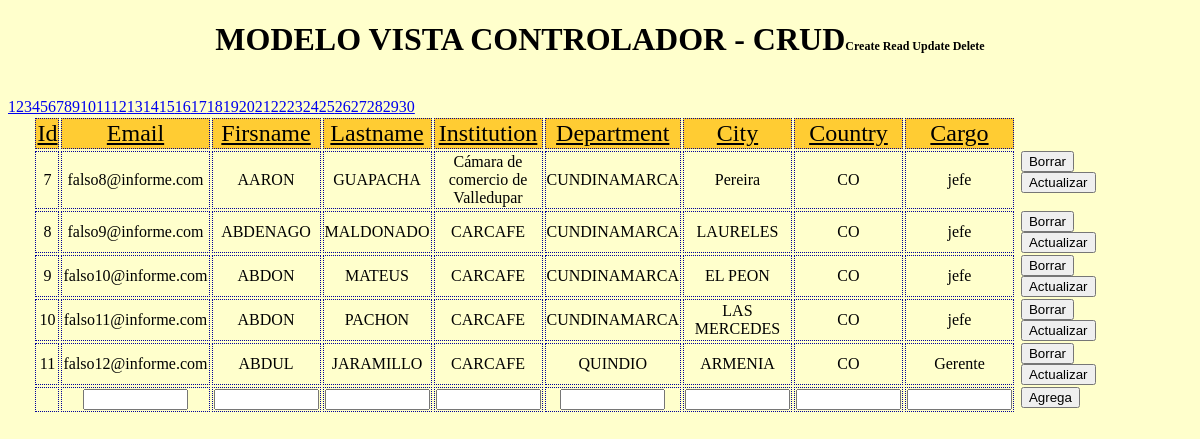
The app's page /MVC/Index.php?pagina=2 with its own data.
### tables this page shows
CREATE TABLE `usuarios_plataforma` (
  `Id` int(5) NOT NULL,
  `email` varchar(20) DEFAULT NULL,
  `firstname` varchar(30) DEFAULT NULL,
  `lastname` varchar(21) DEFAULT NULL,
  `institution` varchar(32) DEFAULT NULL,
  `department` varchar(12) DEFAULT NULL,
  `city` varchar(18) DEFAULT NULL,
  `country` varchar(2) DEFAULT NULL,
  `profile_field_Cargo` varchar(33) DEFAULT NULL
);

### MVC/Controler/Personas_Controlador.php (called while the page is built, shortened)
<?php
	require_once("Model/Personas_Model.php");
	class Controller{
    public function Index(){
        require_once("View/Personas_View.php");
    }
}
?>

### MVC/Model/Personas_Model.php (called while the page is built, shortened)
<?php
	class Personas_Model{
		private $conexion_db;
		private $usuarios;
		public function __construct(){
			require_once("Model/conectar.php");
			$this->conexion_db=conectar::conexion();
			$this->usuarios=array();
		}
		public function get_Usuarios(){
			require ("paginacion.php");
			$SQL=$this->conexion_db->query("SELECT * FROM USUARIOS_PLATAFORMA LIMIT $empezar_desde, $tamano_paginas");
			while($fila=$SQL->fetch(PDO::FETCH_ASSOC)){
				$this->usuarios[]=$fila;
			}
			return $this->usuarios;
		}
	}
?>

### MVC/Model/conectar.php (called while the page is built)
<?php
	class Conectar{
		public static function conexion(){
			try{
				$conexion=new PDO('mysql:host=localhost; dbname=pruebas', 'root', '');
				$conexion->setAttribute(PDO:: ATTR_ERRMODE, PDO::ERRMODE_EXCEPTION);
				$conexion->exec("SET CHARACTER SET UTF8");
				}catch(Exceptiom $e){
					die("Error:" . $e->getMessage());
					echo "Linea de error: " . $e->getLine();
					}
			return $conexion;
		}
	}
?>

### MVC/View/Personas_View.php (the view, shortened to what this page needs)
<!doctype html>
<html>
<head>
<link rel="stylesheet" type="text/css" href="estilos.css">
</head>
<body>
<?php  require("model/paginacion.php");
?>
<Form action="Controler/Personas_Controlador" method="get">
  <table width="50%" border="0" align="center">
    <tr >
      <td class="primera_fila">Id</td>
      <td class="primera_fila">Email</td>
      <td class="primera_fila">Firsname</td>
      <td class="primera_fila">Lastname</td>
      <td class="primera_fila">Institution</td>
      <td class="primera_fila">Department</td>
      <td class="primera_fila">City</td>
      <td class="primera_fila">Country</td>
      <td class="primera_fila">Cargo</td>
      <td class="sin">&nbsp;</td>
      <td class="sin">&nbsp;</td>
      <td class="sin">&nbsp;</td>
      <td class="sin">&nbsp;</td>
      <td class="sin">&nbsp;</td>
      <td class="sin">&nbsp;</td>
      <td class="sin">&nbsp;</td>
      <td class="sin">&nbsp;</td>
      <td class="sin">&nbsp;</td>
    </tr>
   	<?php
    foreach($this->model->get_Usuarios() as $usuario):?>
    <tr>
      <td><?php echo $usuario['Id']?></td>
      <td><?php echo $usuario["email"]?></td>
      <td><?php echo $usuario["firstname"]?></td>
      <td><?php echo $usuario["lastname"]?></td>
      <td><?php echo $usuario["institution"]?></td>
      <td><?php echo $usuario["department"]?></td>
      <td><?php echo $usuario["city"]?></td>
      <td><?php echo $usuario["country"]?></td>
      <td><?php echo $usuario["profile_field_Cargo"]?></td>
      <td class='bot'><a  onclick="javascript:return confirm('¿Seguro de eliminar este registro?');"
          href="?c=USUARIOS_PLATAFORMA&a=borrar&Id=<?php echo $usuario["Id"] ?>">
          <input type='button' name='delete' id='delete' value='Borrar'></a>
      </td>
      <td class='bot'><a  onclick="javascript:return confirm('editar usuario');"
          href="?c=USUARIOS_PLATAFORMA&a=Crud&email=<?php echo $usuario["email"] ?> & firstname=<?php echo $usuario["firstname"]?>
          & lastname=<?php echo $usuario["lastname"]?>& institution=<?php echo $usuario["institution"]?>& department=<?php echo $usuario["department"]?>
          & city=<?php echo $usuario["city"]?>& country=<?php echo $usuario["country"]?>& profile_field_Cargo=<?php echo $usuario["profile_field_Cargo"]?>">
          <input type='button' name='Agrega' id='Agrega' value='Actualizar'></a>
    </tr>
	  <?php
    endforeach;
    ?>
  <tr>
	<td></td>
      <td><input type='text' name='email' size='10' class='centrado'></td>
      <td><input type='text' name='firstname' size='10' class='centrado'></td>
      <td><input type='text' name='lastname' size='10' class='centrado'></td>
      <td><input type='text' name='institution' size='10' class='centrado'></td>
      <td><input type='text' name='department' size='10' class='centrado'></td>
      <td><input type='text' name='city' size='10' class='centrado'></td>
      <td><input type='text' name='country' size='10' class='centrado'></td>
      <td><input type='text' name='profile_field_Cargo' size='10' class='centrado'></td>
      <td class='bot'><a  onclick="javascript:return confirm('usuario agregado');"
          href="?c=USUARIOS_PLATAFORMA&a=Registrar">
          <input type='button' name='Agrega' id='Agrega' value='Agrega'></a>
      </td>
     <?php
  for($i=1; $i<=$total_paginas; $i++){
            echo "<a href='?pagina=" . $i . "'>" . $i . "</a>  ";
      }
      ?>
  </td></tr>
<p>&nbsp;</p>
</body>
</html>

### MVC/estilos.css (style rules this page uses)
body { background-color:#FFC; }
table td { text-align:center; border:1px #000099 dotted; }
table .sin { border:0; }
table .bot { padding:0 5px; display:inline; border:0; }
table .primera_fila { font-size:1.5em; text-decoration:underline; background-color:#FC3; }
.centrado { text-align:center; }

### records on screen
usuarios_plataforma: Id "7", email "falso8@informe.com", firstname "AARON", lastname "GUAPACHA", institution "Cámara de comercio de Valledupar", department "CUNDINAMARCA", city "Pereira", country "CO", profile_field_Cargo "jefe"
usuarios_plataforma: Id "8", email "falso9@informe.com", firstname "ABDENAGO", lastname "MALDONADO", institution "CARCAFE", department "CUNDINAMARCA", city "LAURELES", country "CO", profile_field_Cargo "jefe"
usuarios_plataforma: Id "9", email "falso10@informe.com", firstname "ABDON", lastname "MATEUS", institution "CARCAFE", department "CUNDINAMARCA", city "EL PEON", country "CO", profile_field_Cargo "jefe"
usuarios_plataforma: Id "10", email "falso11@informe.com", firstname "ABDON", lastname "PACHON", institution "CARCAFE", department "CUNDINAMARCA", city "LAS MERCEDES", country "CO", profile_field_Cargo "jefe"
usuarios_plataforma: Id "11", email "falso12@informe.com", firstname "ABDUL", lastname "JARAMILLO", institution "CARCAFE", department "QUINDIO", city "ARMENIA", country "CO", profile_field_Cargo "Gerente"
